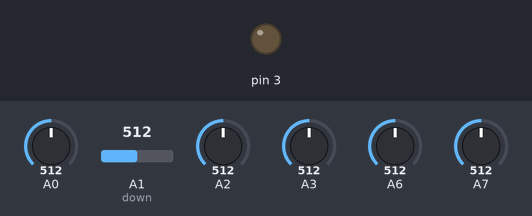
A sketch run on a simulated Arduino Nano, built with avr-gcc and run on an emulated ATmega328P. Shown: output pins drawn as LEDs (lit = HIGH). The test bench sets the inputs (shaded band); at power-on: A0 = 512, A1 (down) = 512, A2 = 512, A3 = 512, A6 = 512, A7 = 512.

Above: at 1.2 s.
1.3 s: A0 set to 642
2.8 s: A0 set to 662
At 4.0 s:
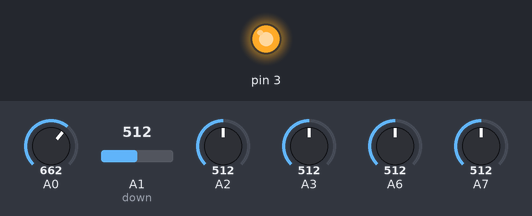
4.3 s: A0 set to 306
At 5.1 s:
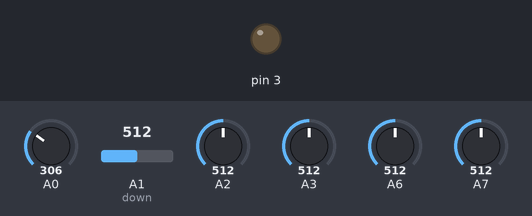
5.8 s: A0 set to 716
At 6.2 s:
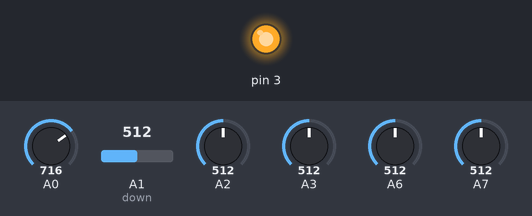
Timing chart, 0 to 8.3 s (numbered marks = the images above; inputs shaded):
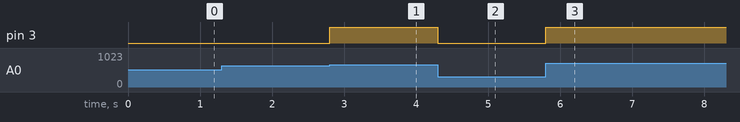

The sketch:

line_right.ino
```cpp
#include<SPI.h>
volatile boolean received;
volatile byte Slavereceived, Slavesend;
byte buttonvalue;
byte result = 0;
int line_treshold = 650;
float x, y;
bool detected = false;
bool sensorArr[8] = {0, 0, 0, 0, 0, 0, 0, 0};

void setup() {
 // Serial.begin(9600);

  pinMode(MISO, OUTPUT);
  pinMode(3, OUTPUT);
  pinMode(A7, INPUT);
  pinMode(A6, INPUT);
  pinMode(A3, INPUT);
  pinMode(A1, INPUT); //down
  pinMode(A2, INPUT);
  pinMode(A0, INPUT);
  digitalWrite(3, LOW);

  SPCR |= _BV(SPE);
  received = false;
  SPI.setClockDivider(SPI_CLOCK_DIV8);
  SPI.attachInterrupt();
}
ISR (SPI_STC_vect)
{
  Slavereceived = SPDR;
  received = true;
}
void loop() {
  detected = false;
  if (analogRead(A7) > line_treshold) {
    detected = true;
    sensorArr[0] = true;
  }
  else {
    sensorArr[0] = false;
  }
  if (analogRead(A6) > line_treshold) {
    detected = true;
    sensorArr[1] = true;
  }
  else {
    sensorArr[1] = false;
  }

  if (analogRead(A2) > line_treshold) {
    detected = true;
    sensorArr[2] = true;
  }
  else {
    if (analogRead(A1) > line_treshold) {
      detected = true;
      sensorArr[2] = true;
    }
    else {
      sensorArr[2] = false;
    }
  }

  if (analogRead(A3) > line_treshold) {
    detected = true;
    sensorArr[3] = true;
  }
  else {
    sensorArr[3] = false;
  }
  if (analogRead(A0) > line_treshold) {
    detected = true;
    sensorArr[4] = true;
  }
  else {
    sensorArr[4] = false;
  }

  if (detected) {
    result = 0;
    for (int i = 0; i < 5; i++)
    {
      if (sensorArr[i])
      {
        result = result | (1 << i);
      }
    }
    digitalWrite(3, HIGH);
  }
  else {
    digitalWrite(3, LOW);
  }

  if (received) {
    SPDR = result;
    received = false;
  }

    /*Serial.print(sensorArr[0]);
    Serial.print('\t');
    Serial.print(sensorArr[1]);
    Serial.print('\t');
    Serial.print(sensorArr[2]);
    Serial.print('\t');
    Serial.print(sensorArr[3]);
    Serial.print('\t');
    Serial.println(sensorArr[4]);*/
}
```

Measured:
- the behaviour switches between 650 and 651 on A0 (found by bisection; images 0 and 1)
- after the input at 1.3 s, every drawn part: stays the same
- after the input at 2.8 s, pin 3: LOW → HIGH at once
- after the input at 4.3 s, pin 3: HIGH → LOW at once
- after the input at 5.8 s, pin 3: LOW → HIGH at once
